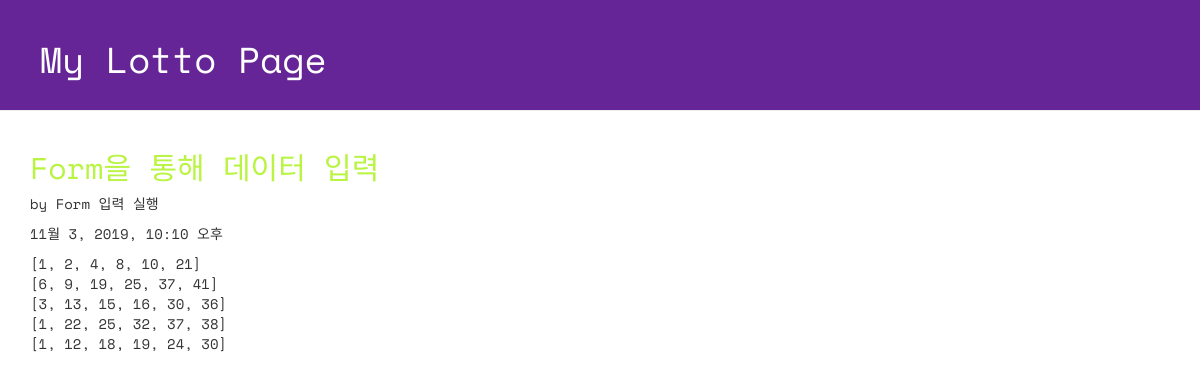
The app's page /lotto/4/detail with its own data.
### lotto/models.py (models this page shows, shortened)
class GuessNumbers(models.Model):
    name = models.CharField(max_length=24) # 로또 번호 리스트의 이름
    text = models.CharField(max_length=255) # 로또 번호 리스트에 대한 설명
    lottos = models.CharField(max_length=255,
        default='[1, 2, 3, 4, 5, 6]') # 로또 번호들이 담길 str
    num_lotto = models.IntegerField(default=5) # 6개 번호 set의 갯수
    update_date = models.DateTimeField()

### lotto/views.py (the view)
# urls.py: path('lotto/<int:lottokey>/detail', views.detail, name='detail'),
def detail(request, lottokey):
    lotto = GuessNumbers.objects.get(pk = lottokey) # primary key
    return render(request, "lotto/detail.html", {"lotto": lotto})

### lotto/templates/lotto/detail.html (shortened to what this page needs)
<!DOCTYPE html>
{% load staticfiles %}
<html lang="ko">
<head>
  <link rel="stylesheet" href="//maxcdn.bootstrapcdn.com/bootstrap/3.2.0/css/bootstrap.min.css">
  <link rel="stylesheet" href="//maxcdn.bootstrapcdn.com/bootstrap/3.2.0/css/bootstrap-theme.min.css">
  <link rel="stylesheet" href="{% static 'css/lotto.css'%}">
</head>
<body>
  <div class="page-header">
  <h1>My Lotto Page</h1>
  </div>
  <div class="container lotto">
    <h2>{{ lotto.text }}</h2>
    <p> by {{ lotto.name }}</p>
    <p> {{ lotto.update_date }}</p>
    <p> {{ lotto.lottos | linebreaksbr }}</p>
  </div>
</body>
</html>

### lotto/static/css/lotto.css (style rules this page uses)
.page-header { background-color: #652596; margin-top: 0; padding: 20px 20px 20px 40px; font-family: 'Space Mono', monospace; }
.page-header h1 { color: #FFFFFF; }
.container { font-family: 'Space Mono', monospace; }
.container h2 { color: #b9f442; }

### records on screen
GuessNumbers: text "Form을 통해 데이터 입력", name "Form 입력 실행", update_date "11월 3, 2019, 10:10 오후", lottos "[1, 2, 4, 8, 10, 21] [6, 9, 19, 25, 37, 41] [3, 13, 15, 16, 30, 36] [1, 22, 25, 32, 37, 38] [1, 12, 18, 19, 24, 30]"
